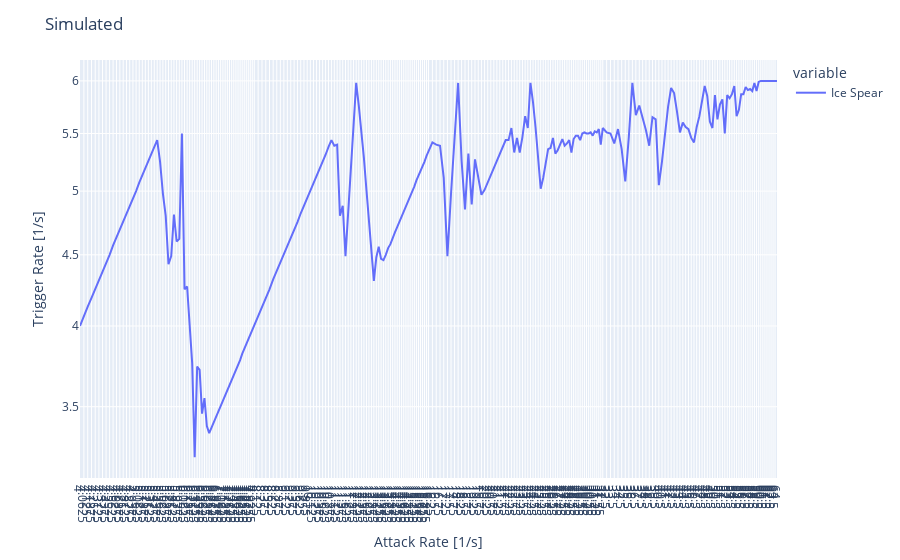
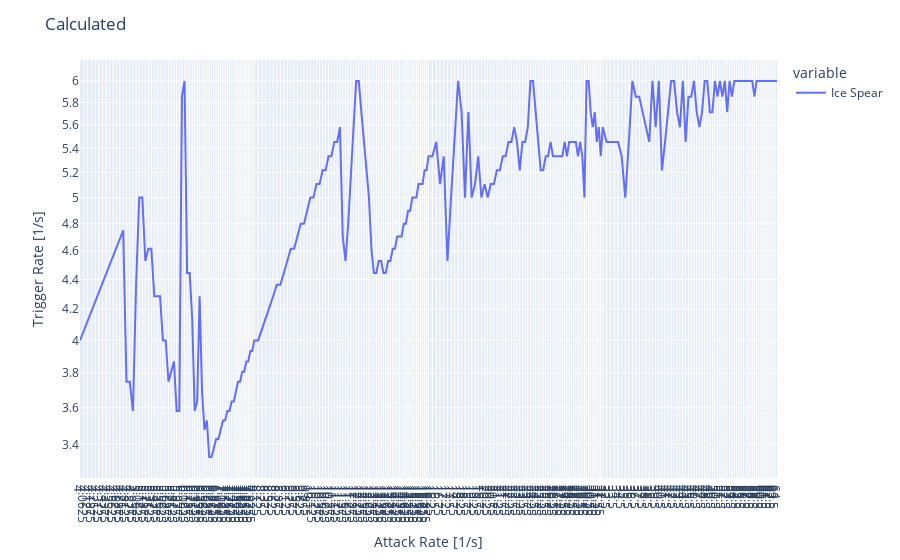
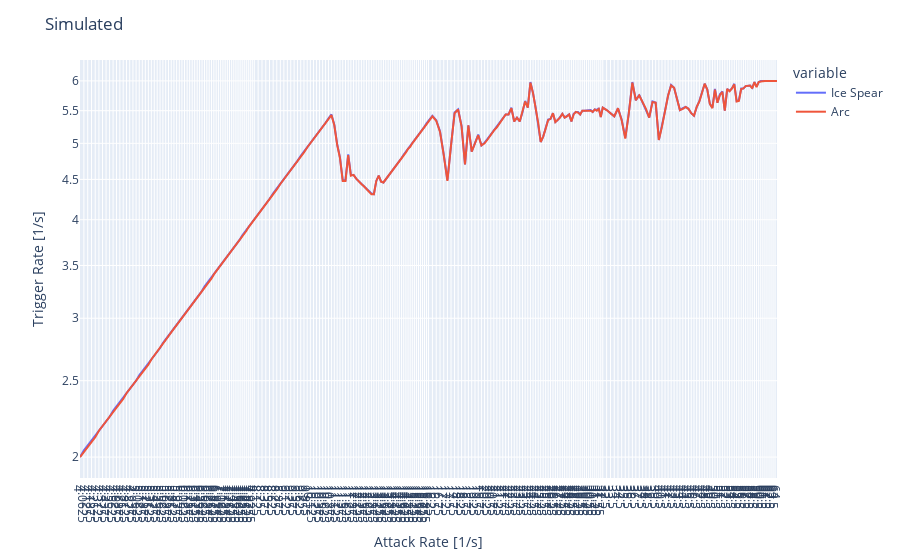
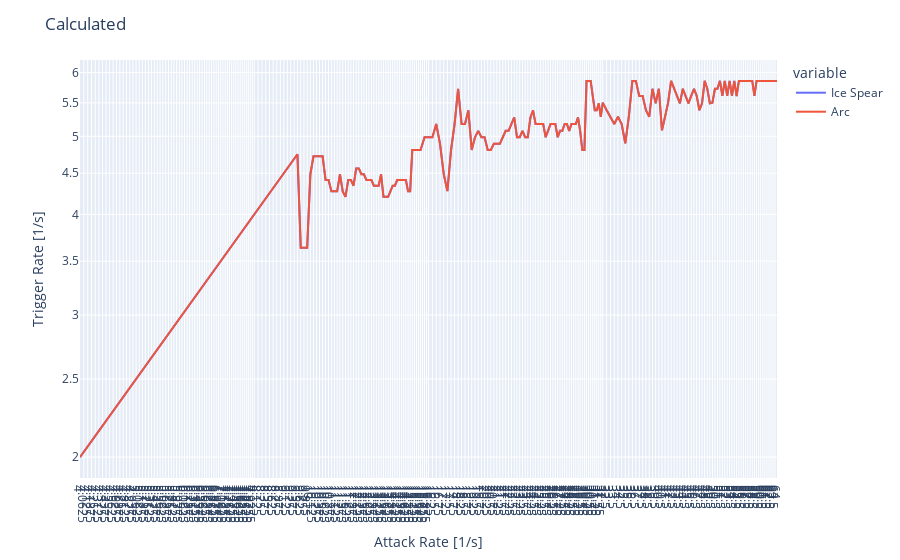

The notebook cell these images were saved under, in order:
### Code cell
from multiprocessing import Pool
import plotly.express as px
import pandas as pd

from skill_rota_worker import *

def test_variety():
  """ compares a variety of skill sets"""
  skill_sets = [
    [Skill('Ice Spear', 0)],
    [Skill('Ice Spear', 0), Skill('Arc', 0)],
    [Skill('Frost Bomb', 2.5), Skill('Arc', 0)],
    [Skill('Ice Spear', 0), Skill('Frost Bomb', 2.5)],
    [Skill('Frost Bomb', 2.5), Skill('Arc', 0), Skill('Ice Spear', 0)],
  ]
  atk_rates = subsample([.25, .5, 1, 2, 4, 8, 16, 32, 64, 128], depth=2)

  for skills in skill_sets:
    plot_skills(skills, atk_rates)

def test_interesting():
  """ compares interesting parts a skill set """
  skill_sets = [
    [Skill('Ice Spear', 0)],
    [Skill('Ice Spear', 0), Skill('Arc', 0)],
    [Skill('Frost Bomb', 2.5), Skill('Arc', 0)],
    [Skill('Ice Spear', 0), Skill('Frost Bomb', 2.5)],
    [Skill('Frost Bomb', 2.5), Skill('Arc', 0), Skill('Ice Spear', 0)],
  ]
  atk_rates = subsample([4, 8, 16, 32, 64], depth=6)
  for skills in skill_sets:
    plot_skills(skills, atk_rates)
  
def test_transition():
  """ compares at the attack speed where the two heuristics are swapped, to verify that the transition is smooth """
  skill_sets = [
    [Skill('Ice Spear', 0)],
    [Skill('Ice Spear', 0), Skill('Arc', 0)],
    [Skill('Frost Bomb', 2.5), Skill('Arc', 0)],
    [Skill('Ice Spear', 0), Skill('Frost Bomb', 2.5)],
    [Skill('Frost Bomb', 2.5), Skill('Arc', 0), Skill('Ice Spear', 0)],
  ]
  atk_rates = subsample([.5, .75, 1, 1.5], depth=6)
  for skills in skill_sets:
    plot_skills(skills, atk_rates)

if __name__ == "__main__":
  pd.options.plotting.backend = "plotly"
  #test_variety()
  test_interesting()
  #test_transition()

### Figure 1 — Plotly figure (JSON) as saved in the notebook; plotly's stock layout.template omitted (floating-point values rounded to 4 significant figures; data arrays with more than 128 entries replaced by an {"elided": "..."} marker saying what was removed)
{"data": [{"hovertemplate": "variable=Ice Spear<br>index=%{x}<br>value=%{y}<extra></extra>", "legendgroup": "Ice Spear", "line": {"color": "#636efa", "dash": "solid"}, "marker": {"symbol": "circle"}, "mode": "lines", "name": "Ice Spear", "orientation": "v", "showlegend": true, "type": "scatter", "x": {"elided": "257 float values"}, "xaxis": "x", "y": {"elided": "257 float values"}, "yaxis": "y"}], "layout": {"legend": {"title": {"text": "variable"}, "tracegroupgap": 0}, "margin": {"t": 60}, "title": {"text": "Simulated"}, "xaxis": {"anchor": "y", "domain": [0, 1], "tickvals": {"elided": "257 float values"}, "title": {"text": "Attack Rate [1/s]"}, "type": "log"}, "yaxis": {"anchor": "x", "domain": [0, 1], "title": {"text": "Trigger Rate [1/s]"}, "type": "log"}}}

### Figure 2 — Plotly figure (JSON) as saved in the notebook; plotly's stock layout.template omitted (floating-point values rounded to 4 significant figures; data arrays with more than 128 entries replaced by an {"elided": "..."} marker saying what was removed)
{"data": [{"hovertemplate": "variable=Ice Spear<br>index=%{x}<br>value=%{y}<extra></extra>", "legendgroup": "Ice Spear", "line": {"color": "#636efa", "dash": "solid"}, "marker": {"symbol": "circle"}, "mode": "lines", "name": "Ice Spear", "orientation": "v", "showlegend": true, "type": "scatter", "x": {"elided": "257 float values"}, "xaxis": "x", "y": {"elided": "257 float values"}, "yaxis": "y"}], "layout": {"legend": {"title": {"text": "variable"}, "tracegroupgap": 0}, "margin": {"t": 60}, "title": {"text": "Calculated"}, "xaxis": {"anchor": "y", "domain": [0, 1], "tickvals": {"elided": "257 float values"}, "title": {"text": "Attack Rate [1/s]"}, "type": "log"}, "yaxis": {"anchor": "x", "domain": [0, 1], "title": {"text": "Trigger Rate [1/s]"}, "type": "log"}}}

### Figure 3 — Plotly figure (JSON) as saved in the notebook; plotly's stock layout.template omitted (floating-point values rounded to 4 significant figures; data arrays with more than 128 entries replaced by an {"elided": "..."} marker saying what was removed)
{"data": [{"hovertemplate": "variable=Ice Spear<br>index=%{x}<br>value=%{y}<extra></extra>", "legendgroup": "Ice Spear", "line": {"color": "#636efa", "dash": "solid"}, "marker": {"symbol": "circle"}, "mode": "lines", "name": "Ice Spear", "orientation": "v", "showlegend": true, "type": "scatter", "x": {"elided": "257 float values"}, "xaxis": "x", "y": {"elided": "257 float values"}, "yaxis": "y"}, {"hovertemplate": "variable=Arc<br>index=%{x}<br>value=%{y}<extra></extra>", "legendgroup": "Arc", "line": {"color": "#EF553B", "dash": "solid"}, "marker": {"symbol": "circle"}, "mode": "lines", "name": "Arc", "orientation": "v", "showlegend": true, "type": "scatter", "x": {"elided": "257 float values"}, "xaxis": "x", "y": {"elided": "257 float values"}, "yaxis": "y"}], "layout": {"legend": {"title": {"text": "variable"}, "tracegroupgap": 0}, "margin": {"t": 60}, "title": {"text": "Simulated"}, "xaxis": {"anchor": "y", "domain": [0, 1], "tickvals": {"elided": "257 float values"}, "title": {"text": "Attack Rate [1/s]"}, "type": "log"}, "yaxis": {"anchor": "x", "domain": [0, 1], "title": {"text": "Trigger Rate [1/s]"}, "type": "log"}}}

### Figure 4 — Plotly figure (JSON) as saved in the notebook; plotly's stock layout.template omitted (floating-point values rounded to 4 significant figures; data arrays with more than 128 entries replaced by an {"elided": "..."} marker saying what was removed)
{"data": [{"hovertemplate": "variable=Ice Spear<br>index=%{x}<br>value=%{y}<extra></extra>", "legendgroup": "Ice Spear", "line": {"color": "#636efa", "dash": "solid"}, "marker": {"symbol": "circle"}, "mode": "lines", "name": "Ice Spear", "orientation": "v", "showlegend": true, "type": "scatter", "x": {"elided": "257 float values"}, "xaxis": "x", "y": {"elided": "257 float values"}, "yaxis": "y"}, {"hovertemplate": "variable=Arc<br>index=%{x}<br>value=%{y}<extra></extra>", "legendgroup": "Arc", "line": {"color": "#EF553B", "dash": "solid"}, "marker": {"symbol": "circle"}, "mode": "lines", "name": "Arc", "orientation": "v", "showlegend": true, "type": "scatter", "x": {"elided": "257 float values"}, "xaxis": "x", "y": {"elided": "257 float values"}, "yaxis": "y"}], "layout": {"legend": {"title": {"text": "variable"}, "tracegroupgap": 0}, "margin": {"t": 60}, "title": {"text": "Calculated"}, "xaxis": {"anchor": "y", "domain": [0, 1], "tickvals": {"elided": "257 float values"}, "title": {"text": "Attack Rate [1/s]"}, "type": "log"}, "yaxis": {"anchor": "x", "domain": [0, 1], "title": {"text": "Trigger Rate [1/s]"}, "type": "log"}}}
